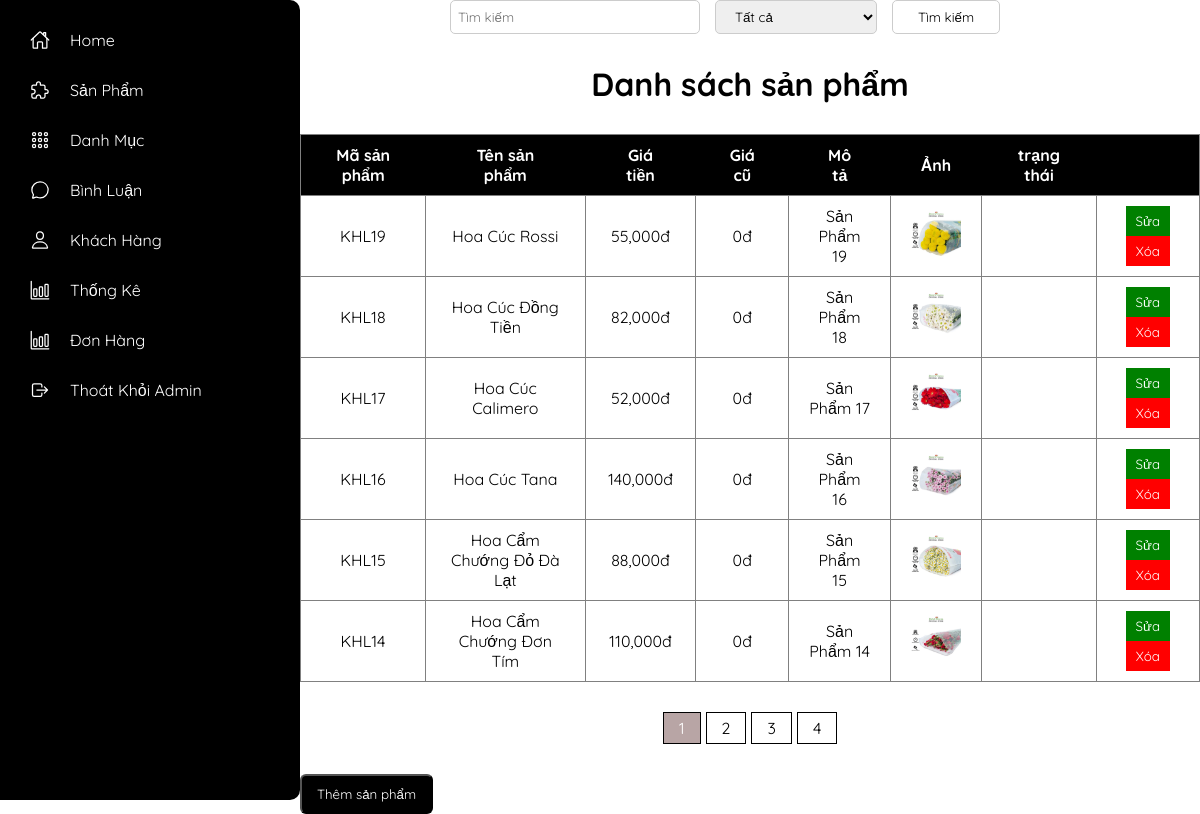
/Admin/index.php?act=Product, run on the app's committed database.
### tables this page shows
CREATE TABLE `products` (
  `ProductID` int(11) NOT NULL,
  `ProductName` varchar(255) NOT NULL,
  `Description` text DEFAULT NULL,
  `Price` decimal(10,2) NOT NULL,
  `ProductImage` varchar(255) NOT NULL,
  `ProductSlide` varchar(255) NOT NULL,
  `quantity` int(11) NOT NULL,
  `CategoryID` int(11) DEFAULT NULL,
  `ProductStatus` varchar(255) NOT NULL,
  `OldPrice` int(11) NOT NULL
);

### Model/Connect.php (called while the page is built, shortened)
<?php
function pdo_get_connection()
{
    $conn = "mysql:host=localhost;dbname=duan1;charset=utf8";
    $username = 'root';
    $password = '';
    $conn = new PDO($conn, $username, $password);
    $conn->setAttribute(PDO::ATTR_ERRMODE, PDO::ERRMODE_EXCEPTION);
    return $conn;
}
function pdo_query($sql)
{
    $sql_args = array_slice(func_get_args(), 1);
    try {
        $conn = pdo_get_connection();
        $stmt = $conn->prepare($sql);
        $stmt->execute($sql_args);
        $rows = $stmt->fetchAll();
        return $rows;
    } catch (PDOException $e) {
        throw $e;
    } finally {
        unset($conn);
    }
}

### Admin/Product/Product.php (the view, shortened to what this page needs)
<div class="form_search">
    <form action="index.php?act=Product" method="post" style="display: flex; justify-content: center; padding-right: 50px;">
        <input type="text" name="kyw" placeholder="Tìm kiếm" style="width: 250px;
    padding: 7px;
    border: 1px solid #ccc;
    border-radius: 5px;
    margin-right: 15px;
    outline: none;">
        <select name="CategoryID" id="" style="padding: 7px 15px;
    border: 1px solid #ccc;
    border-radius: 5px;
    outline: none;
    margin-right: 15px;">
            <option class="option" value="0" selected>Tất cả</option>
        </select>
        <input type="submit" name="search" value="Tìm kiếm" style="padding: 7px 25px;
    border: 1px solid #ccc;
    background: #fff;
    border-radius: 5px;">
    </form>
</div>
<div id="render_product">
    <div class="category_table">
        <h1 style="text-align: center; padding: 30px 0;">Danh sách sản phẩm</h1>
        <table border="1">
            <tr>
                <th class="th_product">Mã sản phẩm</th>
                <th class="th_product">Tên sản phẩm</th>
                <th class="th_product">Giá tiền</th>
                <th class="th_product">Giá cũ</th>
                <th class="th_product">Mô tả</th>
                <th class="th_product">Ảnh</th>
                <th class="th_product">trạng thái</th>
                <th class="th_product"></th>
            </tr>
            <?php
            foreach ($renderProduct as $product) {
                extract($product);
                $updatePro = 'index.php?act=updatePro&ProductID=' . $ProductID;
                $delPro = 'index.php?act=delPro&ProductID=' . $ProductID;
                echo '
       <tr>
        <td class="td_product">KHL' . $ProductID . '</td>
        <td class="td_product">' . $ProductName . '</td>
        <td class="td_product">' . number_format($Price), 'đ' . '</td>
        <td class="td_product">' . number_format($OldPrice), 'đ' . '</td>
        <td class="td_product">' . $Description . '</td>
        <td class="td_product"><img src="Views/Img/' . $ProductImage . '" alt="" width="50px"></td>
        <td class="td_product">' . $ProductStatus . '</td>
        <td class="td_product">
        <a href="' . $updatePro . '"><input class="edit_category" type="button" value="Sửa"></a>
        <a href="' . $delPro . '")"><input onclick="return confirm(\'Bạn có muốn xóa không\')" class="del_category"  type="button" value="Xóa"></a>
        </td>
       </tr>
       ';
            }
            ?>
        </table>
        <div class="page">
            <?php
            echo $renderPage;
            ?>
        </div>
        <button class="btn">
            <a href="index.php?act=addProduct">Thêm sản phẩm</a>
        </button>
    </div>
</div>

### Admin/Views/Css/Admin.css (style rules this page uses)
:root { --primary-clr: #7522e6; --black-bg: #000; --dark-text-clr: #fff; --light-text-clr: #fff; }
* { margin: 0; padding: 0; box-sizing: border-box; font-family: "Quicksand", sans-serif; }
body { align-items: center; justify-content: center; }
table { border-collapse: collapse; }
.th_product { border: none; padding: 10px 30px; background-color: #000; color: #fff; }
.edit_category { padding: 7px 10px; background: green; color: #fff; border: none; }
.del_category { padding: 7px 10px; background-color: red; color: #fff; border: none; }
.btn { margin-top: 20px; padding: 10px 15px; background: #000; border-radius: 6px; }
.btn a { text-decoration: none; color: #fff; }
.td_product { padding: 10px 20px; text-align: center; }
#render_product { display: flex; justify-content: center; align-items: center; }

### Admin/Product/Product.php (style rules this page uses)
.th_product { padding: 10px 30px; }
.page { display: flex; justify-content: center; gap: 5px; margin-bottom: 10px; margin-top: 30px; }

### data on the page
products: ProductID "19", ProductName "Hoa Cúc Rossi", Price "55,000", OldPrice "0", Description "Sản Phẩm 19", ProductImage (picture)
products: ProductID "18", ProductName "Hoa Cúc Đồng Tiền", Price "82,000", OldPrice "0", Description "Sản Phẩm 18", ProductImage (picture)
products: ProductID "17", ProductName "Hoa Cúc Calimero", Price "52,000", OldPrice "0", Description "Sản Phẩm 17", ProductImage (picture)
products: ProductID "16", ProductName "Hoa Cúc Tana", Price "140,000", OldPrice "0", Description "Sản Phẩm 16", ProductImage (picture)
products: ProductID "15", ProductName "Hoa Cẩm Chướng Đỏ Đà Lạt", Price "88,000", OldPrice "0", Description "Sản Phẩm 15", ProductImage (picture)
products: ProductID "14", ProductName "Hoa Cẩm Chướng Đơn Tím", Price "110,000", OldPrice "0", Description "Sản Phẩm 14", ProductImage (picture)
